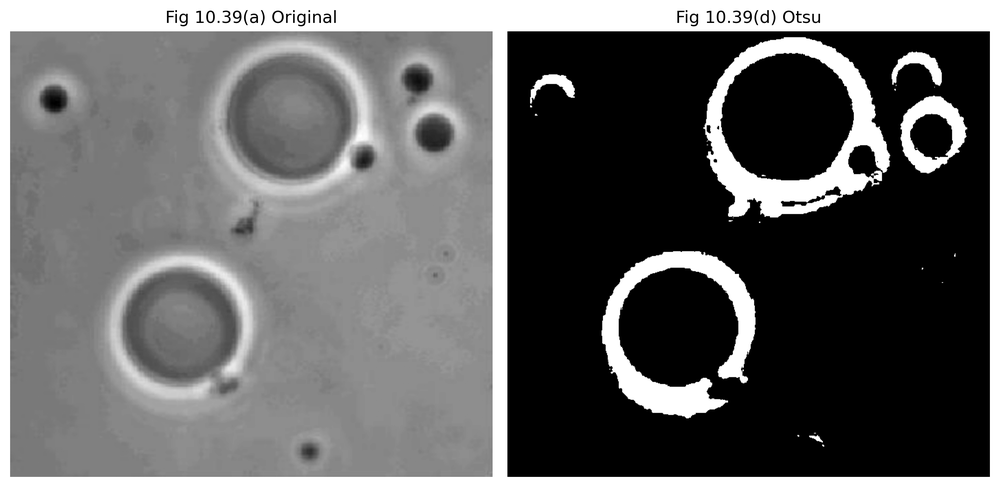
#> input picture results/chapter10/otsu_thresholding.png, 1000 x 487 px, shrunk from 2970 x 1445 before the run
$ python otsu_thresholding.py --input ../../results/chapter10/otsu_thresholding.png
#> lines starting #> are read from the running program, lines starting #| are printed output that depends on the picture; after the words box and inside, x2 and y2 are one past the last pixel; in counts of white or black regions, pixels touching at a corner belong together
### src/common.py
"""
Shared I/O and visualization helpers for the image-processing examples.
"""

from __future__ import annotations

from pathlib import Path

import cv2
import matplotlib.pyplot as plt
import numpy as np


PROJECT_ROOT = Path(__file__).resolve().parents[1]


def load_grayscale(path):
    """Load an image as 8-bit grayscale."""

    path = Path(path)

    if not path.exists():
        raise FileNotFoundError(f"Input image not found: {path}")

    image = cv2.imread(
        str(path),
        cv2.IMREAD_GRAYSCALE,
    )
#> image is the input picture: shape (487, 1000); min 0, max 255, mean 100.4

    if image is None:
        raise ValueError(
            f"OpenCV could not read the input image: {path}"
        )

    return image


# [22 lines left out: function normalize_to_uint8, not called in this run]


def default_output_path(chapter, filename):
    """Return the default generated-output path."""

    return PROJECT_ROOT / "outputs" / chapter / filename


def save_comparison(
    original,
    processed,
    output_path,
    processed_title,
    original_title="Input",
):
    """Save a side-by-side grayscale comparison figure."""

    output_path = Path(output_path)
    output_path.parent.mkdir(
        parents=True,
        exist_ok=True,
    )

    figure = plt.figure(
        figsize=(10, 5)
    )

    axis_original = figure.add_subplot(
        1, 2, 1
    )
    axis_original.imshow(
        original,
        cmap="gray",
        vmin=0,
        vmax=255,
    )
    axis_original.set_title(
        original_title
    )
    axis_original.axis("off")

    axis_processed = figure.add_subplot(
        1, 2, 2
    )
    axis_processed.imshow(
        processed,
        cmap="gray",
        vmin=0,
        vmax=255,
    )
    axis_processed.set_title(
        processed_title
    )
    axis_processed.axis("off")

    figure.tight_layout()
    figure.savefig(
        output_path,
        dpi=200,
        bbox_inches="tight",
    )
    plt.close(figure)

    return output_path

### src/chapter10_segmentation/otsu_thresholding.py
from __future__ import annotations

import argparse
import sys
from pathlib import Path

import cv2
import numpy as np

PROJECT_ROOT = Path(__file__).resolve().parents[2]
if str(PROJECT_ROOT) not in sys.path:
    sys.path.insert(0, str(PROJECT_ROOT))

from src.common import (
    default_output_path,
    load_grayscale,
    normalize_to_uint8,
    save_comparison,
)


def otsu_threshold(image):
    threshold, result = cv2.threshold(
        image,
        0,
        255,
        cv2.THRESH_BINARY + cv2.THRESH_OTSU,
    )
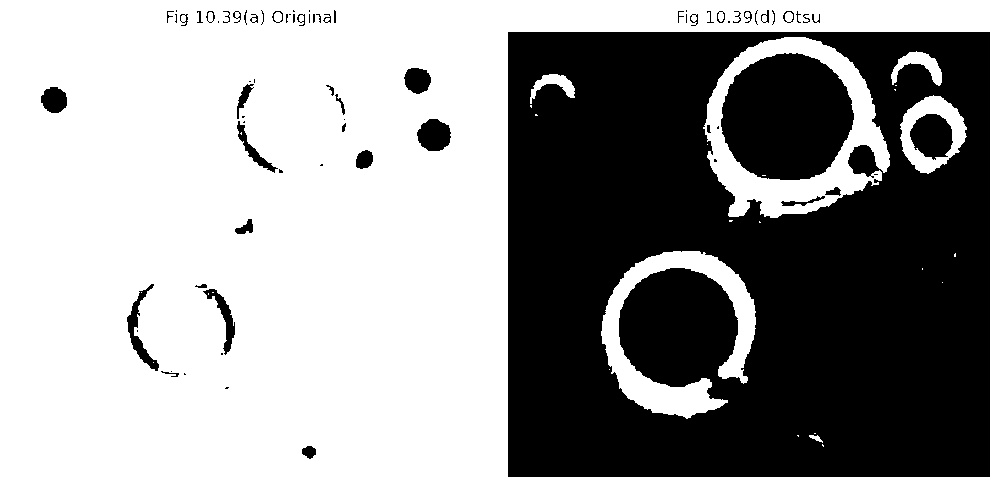
#> result: shape (487, 1000); 59.6% white; 76 black regions (33 under 20 px), largest, box (x1, y1, x2, y2) and area: (508, 32, 990, 477) 176368, (721, 53, 854, 180) 13191, (910, 114, 953, 160) 1445
#> threshold = 84

    return float(threshold), result


def main():
    parser = argparse.ArgumentParser(
        description="Apply Otsu automatic thresholding."
    )
    parser.add_argument("--input", required=True)
    parser.add_argument(
        "--output",
        default=str(
            default_output_path(
                "chapter10",
                "otsu_thresholding.png",
            )
        ),
    )
    args = parser.parse_args()

    image = load_grayscale(args.input)
    threshold, result = otsu_threshold(image)
#> threshold = 84

    output = save_comparison(
        image,
        result,
        args.output,
        f"Otsu Threshold (T={threshold:.2f})",
    )
#> in save_comparison, `figure.savefig( output_path, dpi=200, bbox_inches="tight", )`:
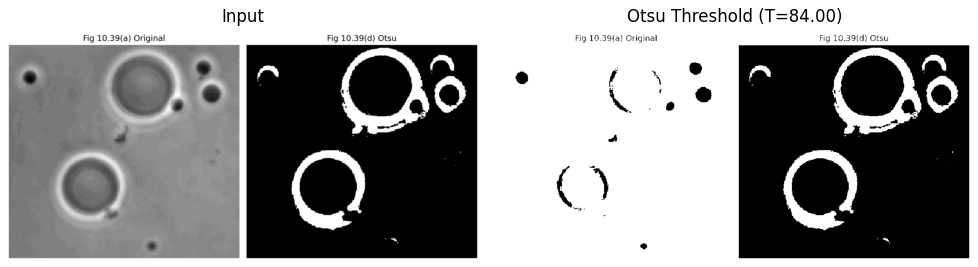
#> figure drawn by matplotlib, 2 panels
    print(f"Threshold: {threshold:.4f}")
#| Threshold: 84.0000
    print(f"Saved: {output}")
#| Saved: outputs/chapter10/otsu_thresholding.png


if __name__ == "__main__":
    main()
